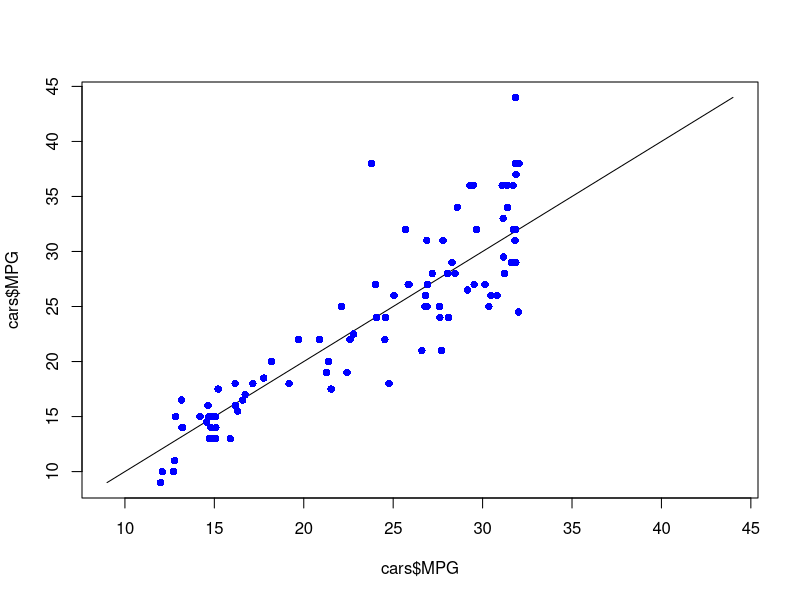

This chart was generated by the following R code:
#Install Package
install.packages("e1071")

#Load Library
library(e1071)

#Installing the necessary libraries
library(tidyverse)
library(data.table)

#Load the cars dataset array
setwd("C:/Users/vishw/Desktop/Lectures/Data Science/ProfLary ML/Lecture-4/rscripts")
cars <- fread('cars.csv')

cars <- na.omit(cars)

X <- cbind(cars$Horsepower,cars$Weight) 

#Regression with SVM
modelsvm <- svm(MPG~X,cars,na.action=na.omit)

#Predict using SVM regression
predYsvm <- predict(modelsvm,cars)

#Plotting the regression line
plot(cars$MPG,cars$MPG,type="l")
points(cars$MPG~predYsvm,
     data=cars,
     pch=16,
     col="blue",
     xlab="Estimated MPG",
     ylab="Actual MPG",
     main="SVM Model")

#To be added the kernel function to be used to train the data and then see the difference.





